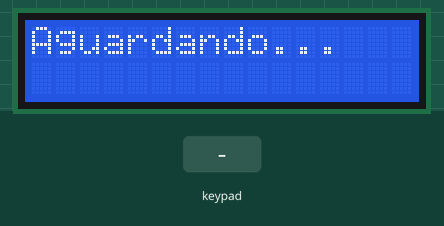
The sketch below on a simulated Arduino Uno, built with avr-gcc and run on an emulated ATmega328P. Shown: 16×2 character LCD. The test bench sets the inputs (shaded band). What the sketch prints to the serial monitor is not drawn.

Above: at 1.2 s.
1.3 s: keypad keys 2 3 4 5 # pressed 0.4 s apart
At 3.8 s:
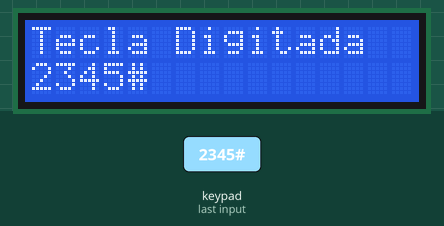
4.8 s: key 'A' pressed
At 5.6 s:
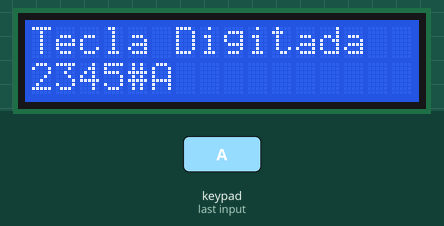
6.3 s: key 'B' pressed
At 7.1 s:
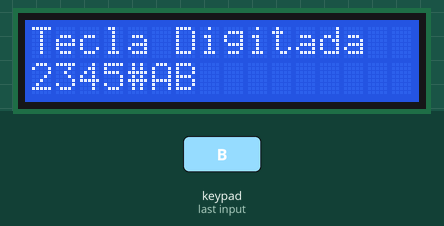
7.8 s: keypad keys 2 3 4 5 * pressed 0.4 s apart
At 9.8 s:
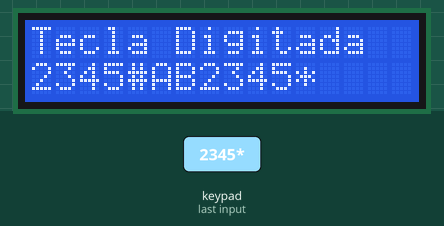
11.3 s: key 'C' pressed
At 11.8 s:
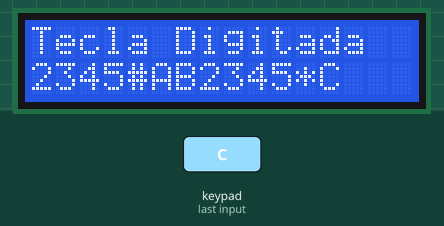
12.8 s: key 'D' pressed
At 13.3 s:
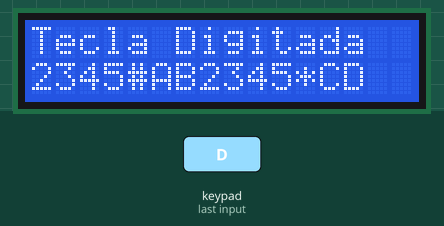
Timing chart, 0 to 15.3 s (numbered marks = the images above; inputs shaded):
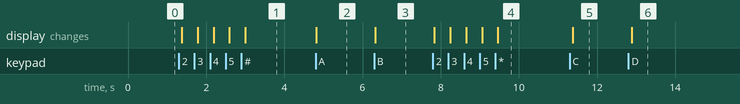

The sketch:

sketch_sep22a.ino
```cpp
#include <LiquidCrystal.h>
#include <Keypad.h>

LiquidCrystal lcd(8, 9, 10, 11, 12, 13);

#define linhas  4
#define colunas 4


char mapaTeclas[linhas][colunas] = {
    {'1', '2', '3', 'A'},
    {'4', '5', '6', 'B'},
    {'7', '8', '9', 'C'},
    {'*', '0', '#', 'D'}
};
String digitada;      // Senha digitada
byte pinos_linhas[linhas] = {A0, A1, A2, A3};
byte pinos_colunas[colunas] = {2, 3, 4, 5};

Keypad teclado = Keypad(makeKeymap(mapaTeclas), pinos_linhas, pinos_colunas, linhas, colunas);

void setup() {
    // Iniciar comunicação serial
    Serial.begin(9600);

    // Inicializar o LCD
    lcd.begin(16, 2);
    lcd.print("Aguardando...");
}

void loop() {
    char tecla = teclado.getKey(); // Lê a tecla pressionada

    if (tecla) {
        digitada += tecla; // Adiciona a tecla à string digitada
        Serial.print("Tecla pressionada: ");
        Serial.println(tecla); // Exibe a tecla no monitor serial

        // Exibe o que foi digitado no LCD
        lcd.clear(); // Limpa o LCD
        lcd.setCursor(0, 0); // Define a posição do cursor no LCD
        lcd.print("Tecla Digitada");
        lcd.setCursor(0, 1); // Define a segunda linha do LCD
        lcd.print(digitada);
    }

    // Aqui você pode adicionar lógica para verificar a senha, se necessário

    delay(100); // Pequeno atraso para evitar leituras rápidas de teclas
}
```

Measured:
- after the input at 1.3 s, the display: first changes after 0.08 s (image 1 shows a later state)
- after the input at 4.8 s, the display: changes at once (image 2)
- after the input at 6.3 s, the display: changes at once (image 3)
- after the input at 7.8 s, the display: first changes at once (image 4 shows a later state)
- after the input at 11.3 s, the display: changes after 0.08 s (image 5)
- after the input at 12.8 s, the display: changes after 0.09 s (image 6)
